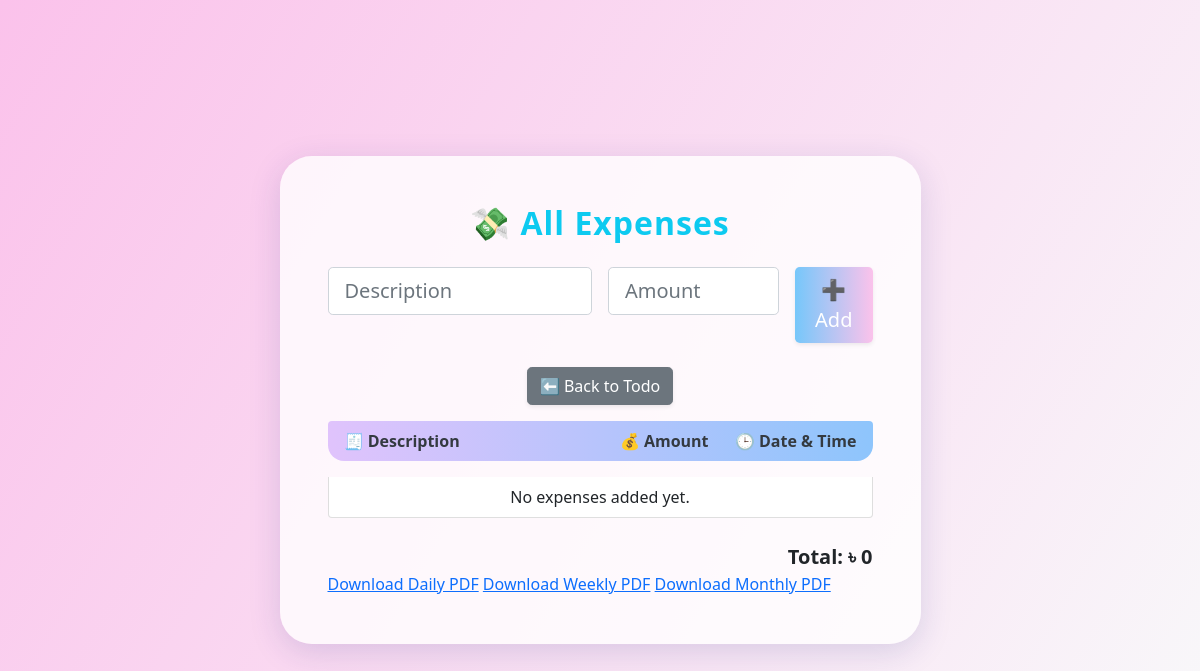
Page /expenses/ (signed in) on the earlier database version.
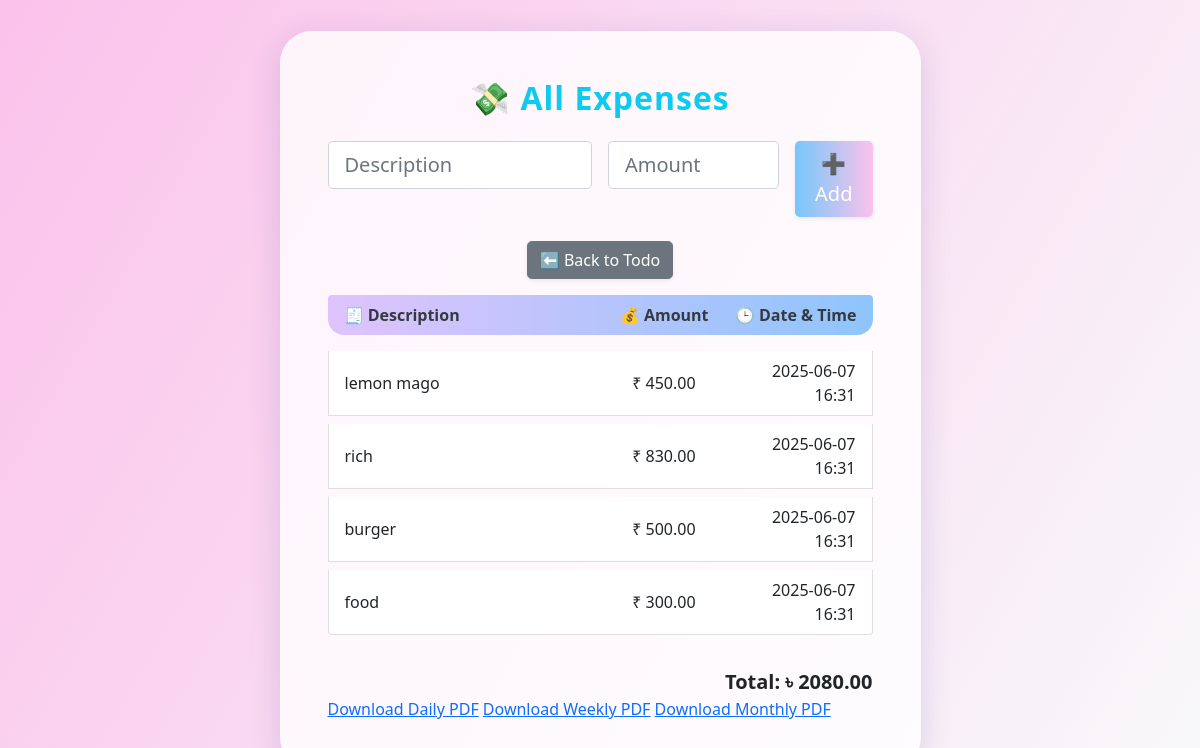
Same page on the later database version.
### todoapp/models.py (models this page shows, shortened)
class Expense(models.Model):
    user = models.ForeignKey(User, on_delete=models.CASCADE)
    description = models.CharField(max_length=255)
    amount = models.DecimalField(max_digits=10, decimal_places=2)
    date = models.DateTimeField(auto_now_add=True)

### todoapp/views.py (the view)
# urls.py: path('expenses/', views.expense_page, name='expense-page'),
@login_required(login_url='login-page')
def expense_page(request):
    if request.method == 'POST':
        description = request.POST.get('description')
        amount = request.POST.get('amount')
        if description and amount:
            Expense.objects.create(user=request.user, description=description, amount=amount)
            return redirect('expense-page')
    all_expenses = Expense.objects.filter(user=request.user).order_by('-date')
    total = sum(exp.amount for exp in all_expenses)
    context = {'expenses': all_expenses, 'total': total}
    return render(request, 'todolistapp/expense.html', context)

### todoapp/templates/todolistapp/expense.html (shortened to what this page needs)
<!DOCTYPE html>
<html>
<head>
  <link rel="stylesheet" href="https://cdn.jsdelivr.net/npm/bootstrap@5.1.3/dist/css/bootstrap.min.css">
</head>
<body>
<section class="vh-100 d-flex align-items-center">
  <div class="container py-5">
    <div class="row justify-content-center">
      <div class="col-lg-8 col-xl-7">
        <div class="card glass-card border-0 rounded-4">
          <div class="card-body p-5">
            <h2 class="text-center mb-4 text-info fw-bold" style="letter-spacing:1px;">💸 All Expenses</h2>
            <form method="POST" class="row g-3 justify-content-center mb-4">
              <div class="col-6">
                <input type="text" name="description" class="form-control form-control-lg rounded-3" placeholder="Description" required />
              </div>
              <div class="col-4">
                <input type="number" step="0.01" name="amount" class="form-control form-control-lg rounded-3" placeholder="Amount" required />
              </div>
              <div class="col-2 d-grid">
                <button type="submit" class="btn btn-gradient btn-lg rounded-3 shadow-sm">➕ Add</button>
              </div>
            </form>
            <div class="mb-3 text-center">
              <a href="{% url 'home-page' %}">
                <button class="btn btn-secondary rounded-3 shadow-sm">⬅️ Back to Todo</button>
              </a>
            </div>
            <div class="list-group">
              <div class="list-group-item d-flex justify-content-between todo-header-row bg-primary bg-opacity-10">
                <div class="w-50">🧾 Description</div>
                <div class="w-25 text-center">💰 Amount</div>
                <div class="w-25 text-end">🕒 Date & Time</div>
              </div>
              {% for e in expenses %}
              <div class="list-group-item d-flex justify-content-between align-items-center mb-2">
                <div class="w-50">{{ e.description }}</div>
                <div class="w-25 text-center">₹ {{ e.amount }}</div>
                <div class="w-25 text-end">{{ e.date|date:"Y-m-d H:i" }}</div>
              </div>
              {% empty %}
                <div class="list-group-item text-center">No expenses added yet.</div>
              {% endfor %}
            </div>
            <div class="mt-4 text-end fw-bold fs-5">
              Total: ৳ {{ total }}
            </div>
            <div>
              <a href="{% url 'expense-pdf' 'daily' %}" target="_blank">Download Daily PDF</a>
              <a href="{% url 'expense-pdf' 'weekly' %}" target="_blank">Download Weekly PDF</a>
              <a href="{% url 'expense-pdf' 'monthly' %}" target="_blank">Download Monthly PDF</a>
            </div>
          </div>
        </div>
      </div>
    </div>
  </div>
</section>
</body>
</html>

### todoapp/templates/todolistapp/expense.html (style rules this page uses)
body { background: linear-gradient(120deg, #fbc2eb 0%, #f8f9fa 100%); min-height: 100vh; }
.glass-card { background: rgba(255,255,255,0.8); border-radius: 2rem; box-shadow: 0 8px 32px 0 rgba(31, 38, 135, 0.15); }
.btn-gradient { background: linear-gradient(90deg, #76c7fa 0%, #fbc2eb 100%); color: #fff; border: none; }
.todo-header-row { background: linear-gradient(90deg, #e0c3fc 0%, #8ec5fc 100%); color: #343a40; font-weight: 600; border: none; margin-bottom: 1rem; border-radius: 1rem; }

Differences in the rows shown:
added Expense: description "lemon mago", amount "450.00", date "2025-06-07 16:31"
added Expense: description "rich", amount "830.00", date "2025-06-07 16:31"
added Expense: description "burger", amount "500.00", date "2025-06-07 16:31"
added Expense: description "food", amount "300.00", date "2025-06-07 16:31"
Other differences:
{{ total }}: "0" → "2080.00"
text no longer shown: "No expenses added yet."
